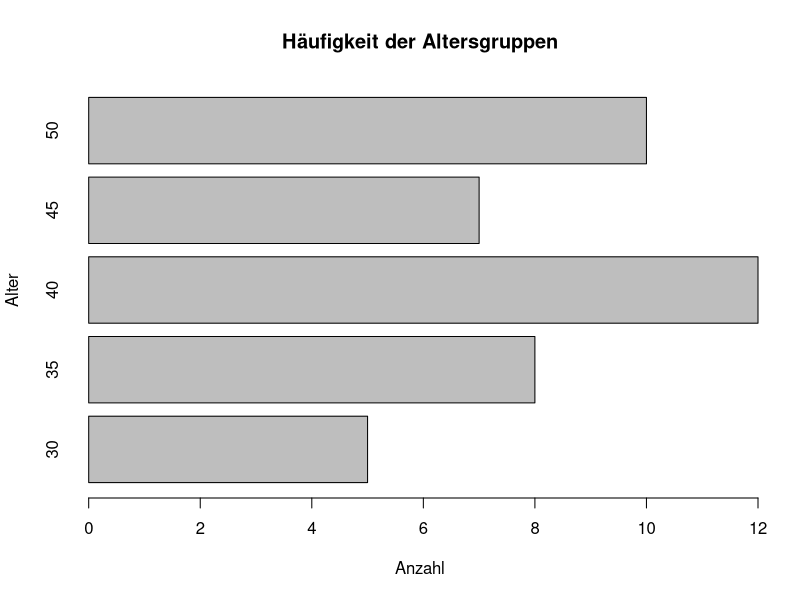

Reproduce this figure in R.
# Beispiel-Daten (ersetze dies durch deine eigenen Daten)
df <- data.frame(
  Alter = c(30, 35, 40, 45, 50),  # Altersgruppen
  Anzahl = c(5, 8, 12, 7, 10)     # Häufigkeiten
)

# Balkendiagramm erstellen
barplot(df$Anzahl, names.arg = df$Alter, horiz = TRUE,
        main = "Häufigkeit der Altersgruppen",
        xlab = "Anzahl", ylab = "Alter")
